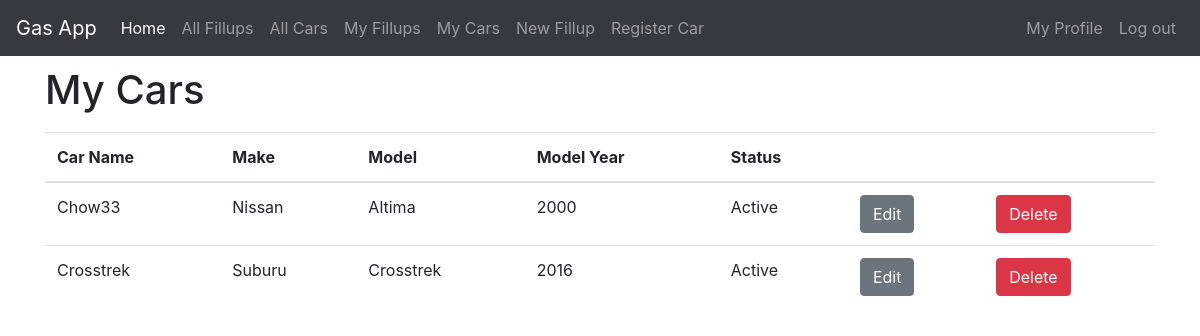
The app's page /myprofile/cars/ (signed in), older data.
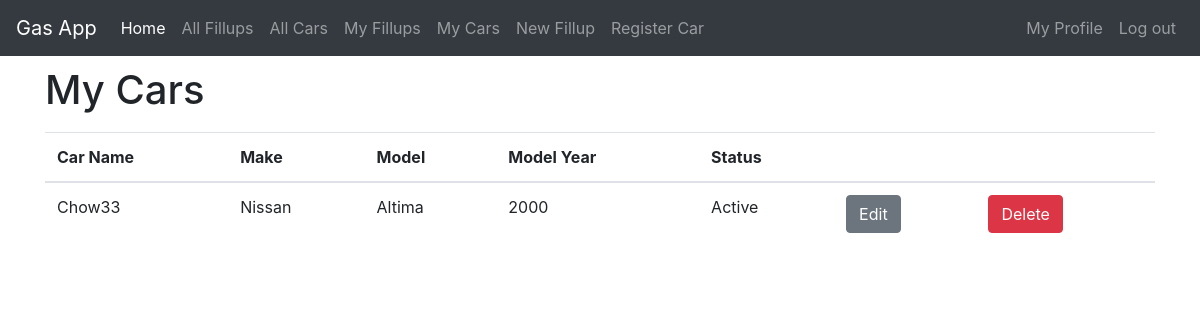
The same page, newer data.
### fillups/models.py (models this page shows, shortened)
class Car(models.Model):
    username = models.ForeignKey(User,on_delete=models.CASCADE)
    name = models.CharField(max_length=25)
    make = models.CharField(max_length=25)
    model = models.CharField(max_length=25)
    model_year = models.IntegerField(choices=MODEL_YEARS)
    status = models.CharField(max_length=10,choices=STATUS,default='Active')

### fillups/views.py (the view)
# urls.py: path('myprofile/cars/',views.UserCarListView.as_view(),name='user_car_list'),
class UserCarListView(ListView):
    template_name = 'fillups/user_car_list.html'
    model = Car
    context_object_name = 'user_car_list'
    ordering = ['name']
    def get_queryset(self):
        return Car.objects.filter(username=self.request.user).order_by('name')

### fillups/templates/fillups/user_car_list.html
{% extends 'base.html' %}
{% block content %}
<div class="centerstage">
  <h1>My Cars</h1>
  <table class="table">
    <thead>
      <tr>
        <th>Car Name</th>
        <th>Make</th>
        <th>Model</th>
        <th>Model Year</th>
        <th>Status</th>
        <th></th>
        <th></th>
      </tr>
    </thead>
    <tbody>
      {% for car in user_car_list %}
        <div class="car">
          <tr>
            <td>{{ car.name }}</td>
            <td>{{ car.make }}</td>
            <td>{{ car.model }}</td>
            <td>{{ car.model_year }}</td>
            <td>{{ car.status }}</td>
            <td><a class="btn btn-secondary" href="{% url 'fillups:update_car' pk=car.pk %}">Edit</a></td>
            <td><a class="btn btn-danger" href="{% url 'fillups:delete_car' pk=car.pk %}">Delete</a></td>
          </tr>
        </div>
      {% endfor %}
    </tbody>
  </table>
</div>
{% endblock %}

Row changes from the older to the newer data that the page shows:
no longer on this page (row edited): Car: name "Crosstrek", make "Suburu", model "Crosstrek", model_year "2016", status "Active"
